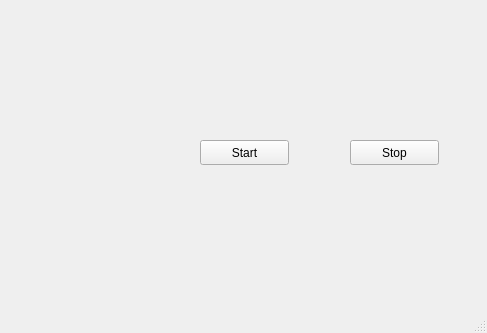
<?xml version="1.0" encoding="UTF-8"?>
<ui version="4.0">
 <class>MainWindow</class>
 <widget class="QMainWindow" name="MainWindow">
  <property name="geometry">
   <rect>
    <x>0</x>
    <y>0</y>
    <width>487</width>
    <height>333</height>
   </rect>
  </property>
  <property name="windowTitle">
   <string>MainWindow</string>
  </property>
  <widget class="QWidget" name="centralwidget">
   <widget class="QPushButton" name="pushButton">
    <property name="geometry">
     <rect>
      <x>200</x>
      <y>140</y>
      <width>89</width>
      <height>25</height>
     </rect>
    </property>
    <property name="text">
     <string>Start</string>
    </property>
   </widget>
   <widget class="QPushButton" name="pushButton_2">
    <property name="geometry">
     <rect>
      <x>350</x>
      <y>140</y>
      <width>89</width>
      <height>25</height>
     </rect>
    </property>
    <property name="text">
     <string>Stop</string>
    </property>
   </widget>
  </widget>
  <widget class="QMenuBar" name="menubar">
   <property name="geometry">
    <rect>
     <x>0</x>
     <y>0</y>
     <width>487</width>
     <height>22</height>
    </rect>
   </property>
  </widget>
  <widget class="QStatusBar" name="statusbar"/>
 </widget>
 <resources/>
 <connections/>
</ui>
